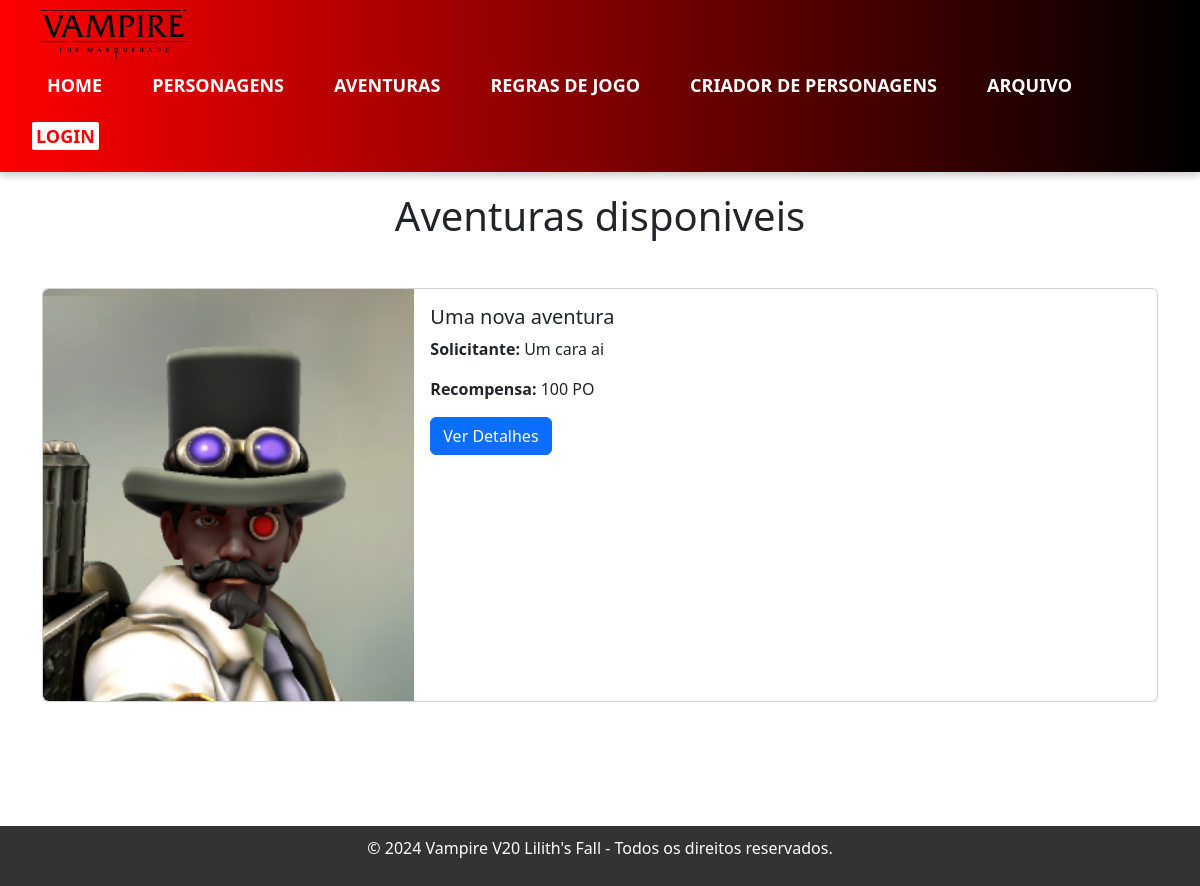
The page /campaigns on the database as committed earlier.
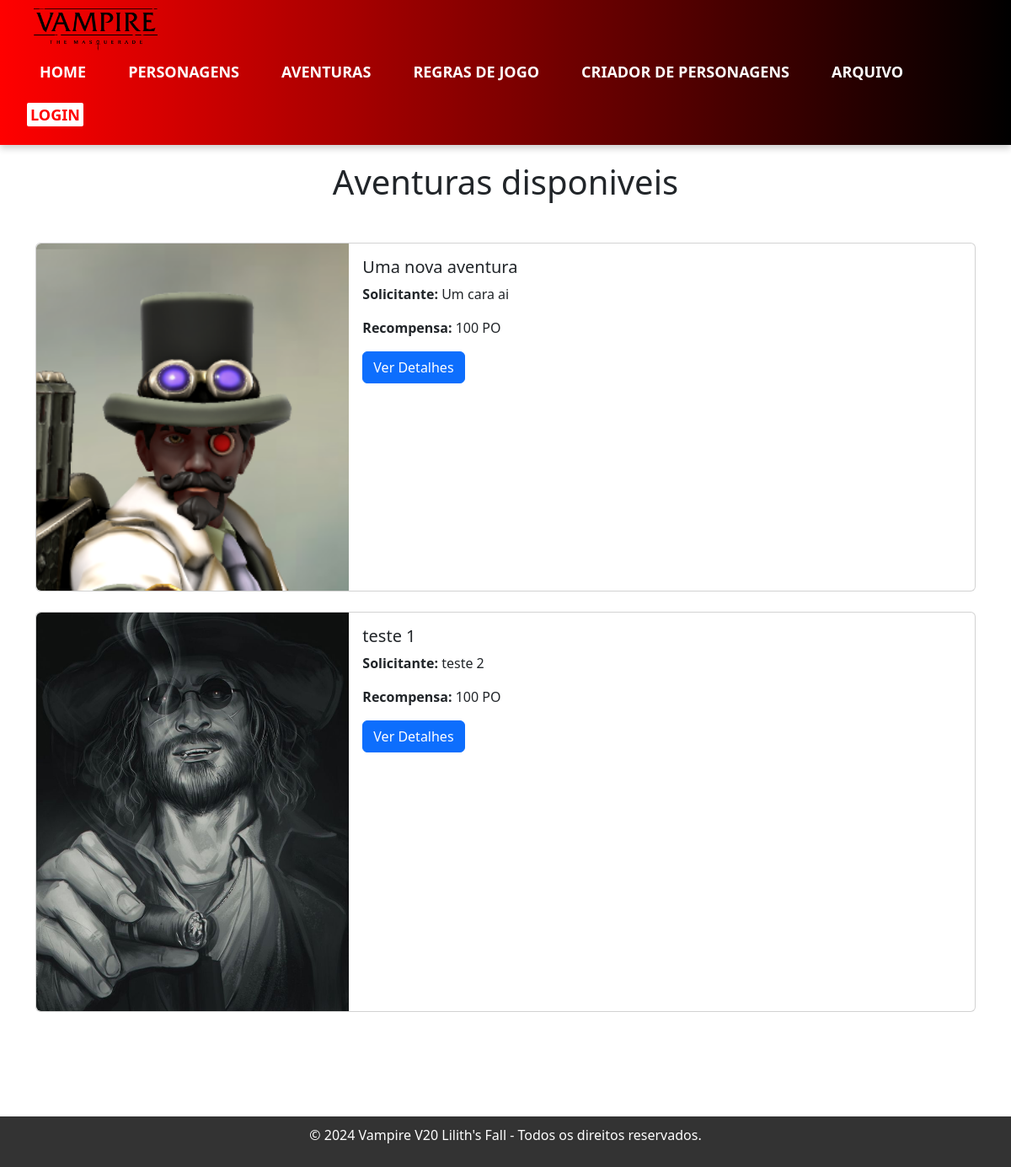
The same page on the database as committed later.
### app.py (models this page shows, shortened)
class Adventure(db.Model):
    id = db.Column(db.Integer, primary_key=True)
    title = db.Column(db.String(200), nullable=False)
    requester = db.Column(db.String(100), nullable=False)
    reward = db.Column(db.String(100), nullable=False)
    description = db.Column(db.Text, nullable=False)
    document = db.Column(db.String(255), nullable=True)  # Caminho do documento anexado
    image = db.Column(db.String(255), nullable=True)     # Caminho da imagem anexada
    creator_id = db.Column(db.Integer, db.ForeignKey('user.id'), nullable=False)  # Criador da aventura
    responsible_user_id = db.Column(db.Integer, db.ForeignKey('user.id'), nullable=True)  # Usuário responsável pela aventura
    creator = db.relationship('User', foreign_keys=[creator_id])
    responsible_user = db.relationship('User', foreign_keys=[responsible_user_id])

### app.py (the view)
@app.route('/campaigns')
def campaigns():
    adventures = Adventure.query.all()
    return render_template('campaigns.html', adventures=adventures)

### templates/campaigns.html
{% extends 'base.html' %}
{% block content %}
<div style="text-align: center;">
    <h1>Aventuras disponiveis</h1>
    </div>
<div class="container mt-5">
    <div class="row">
        {% for adventure in adventures %}
        <div class="col-md-12 mb-4">
            <div class="card horizontal-card">
                <div class="row g-0">
                    <div class="col-md-4">
                        <img src="{{ url_for('static', filename=adventure.image) }}" class="img-fluid rounded-start" alt="Imagem da Aventura" style="height: 100%; width: 100%; object-fit: cover;">
                    </div>
                    <div class="col-md-8">
                        <div class="card-body">
                            <h5 class="card-title">{{ adventure.title }}</h5>
                            <p class="card-text"><strong>Solicitante:</strong> {{ adventure.requester }}</p>
                            <p class="card-text"><strong>Recompensa:</strong> {{ adventure.reward }}</p>
                            <a href="{{ url_for('adventure_detail', adventure_id=adventure.id) }}" class="btn btn-primary">Ver Detalhes</a>
                        </div>
                    </div>
                </div>
            </div>
        </div>
        {% endfor %}
    </div>
</div>
{% endblock %}

Rows that differ between the two databases and show on the page:
added Adventure: image (picture), title "teste 1", requester "teste 2", reward "100 PO"
